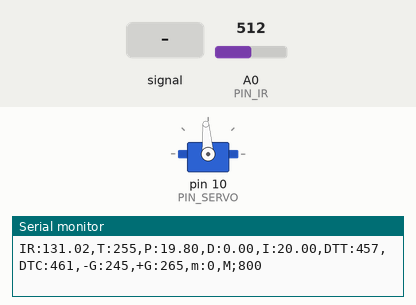
Simulated run of this sketch. Board: Arduino Uno, built with avr-gcc and run on an emulated ATmega328P. On the bench: servo, the last lines printed to the serial monitor. The test bench sets the inputs (shaded band); at power-on: A0 (PIN_IR) = 512.

Above: at 1.2 s.
1.3 s: A0 (PIN_IR) fed a 200 Hz sine of ±81 counts around its level
4.3 s: A0 (PIN_IR) set to 420
7.3 s: A0 (PIN_IR) set to 511
At 8.2 s:
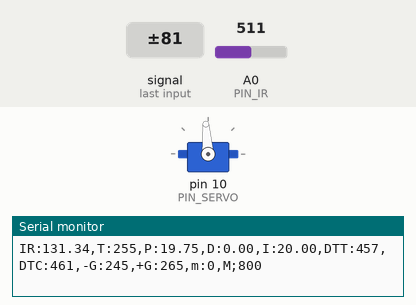
10.3 s: A0 (PIN_IR) set to 313
At 11.8 s:
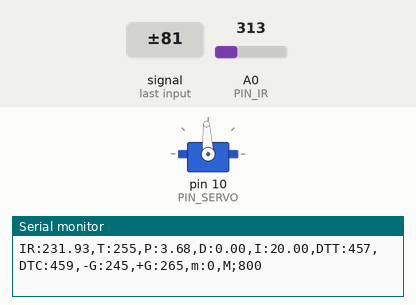
Timing chart, 0 to 13.3 s (numbered marks = the images above; inputs shaded):
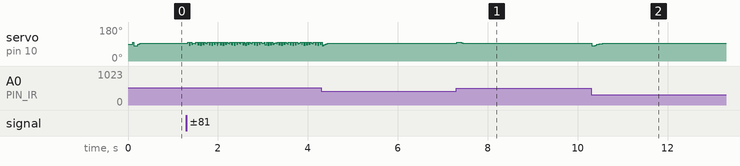

Measured:
- after the input at 7.3 s, servo on pin 10 (PIN_SERVO): 94° → 100° at once, → 94° 0.07 s later
- after the input at 10.3 s, servo on pin 10 (PIN_SERVO): 94° → 80° at once, → 92° 0.09 s later, → 93° 0.17 s later

The sketch:

pid.ino
```cpp
#include <Servo.h>

// Arduino pin assignment
#define PIN_SERVO 10
#define PIN_IR A0

// Framework setting
#define _DIST_TARGET 255 //목표 거리
#define _DIST_MIN 100 //최소 거리
#define _DIST_MAX 430//최대 거리

// Servo range
#define _DUTY_MEU 1476 //90도
#define _DUTY_MIN 1575 //최소 높이, 서보값에 100도를 입력했을 때 실제 프레임워크 가동 시 80도로 나옴
#define _DUTY_MAX 1368 //최대 높이, 서보값에 80도를 입력했을 때 실제 프레임워크 가동 시 100도로 나옴

// period setting
#define INTERVAL 100 // sampling interval (unit: ms)

//filter setting
#define _DIST_ALPHA 0.3 //EMA필터
#define KP 0.25 //P제어 비례이득_1
#define KP2 0.08 //P제어 비례이득_2
#define KD 28; // D제어 비례이득
#define KI 1; // I제어 비례이득

int _dist_target = _DIST_TARGET;
int _dist_min = _DIST_MIN;
int _dist_max = _DIST_MAX;

int _duty_meu = _DUTY_MEU;
int _duty_min = _DUTY_MIN;
int _duty_max = _DUTY_MAX;

unsigned long last_sampling_time; // unit: ms

int count = 0; //cali필터 측정을 위한 변수
float sum = 0; //cali필터 측정을 위한 변수

int sample = 25; //측정값 샘플링 갯수

float dist_ema; //ema필터를 위한 변수
float alpha = _DIST_ALPHA; //ema 필터를 위한 변수

float kP = KP; //P제어 비례이득 1
float kP2 = KP2; //P제어 비례이득 2
float pterm; //P제어값

float kD = KD; //D제어 비례이득
float dterm;//D제어값
float error_prev = 0;

float kI = KI; //I제어 비례이득
float iterm; //I제어값
float _iterm_max = (_duty_min - _duty_max)/10; //적분항 최소-최댓값

Servo myservo;


void setup() {
// initialize GPIO pins
  myservo.attach(PIN_SERVO);
  myservo.writeMicroseconds(_duty_meu);

// initialize serial port
  Serial.begin(57600);
  last_sampling_time = 0;
}

float ir_distance(void){ // return value unit: mm
  float val;
  float volt = float(analogRead(PIN_IR));
  val = ((6762.0/(volt-9.0))-4.0) * 10.0;
  return val;
}

float califiltersample(float dist){ //실제 측정을 통해 샘플값을 얻기 위한 함수, 측정을 위한 것이므로 측정 완료 시 사용하지 않음. 이후 califilter의 sample값으로 활용
  sum += dist;
  count += 1;
  if (count == 300) {
    Serial.print("sum:");
    Serial.print(sum / 300.0);
    sum = 0;
    count = 0;
  }

}

float califilter(float dist){ //cali필터 보정, 실제 측정을 통해 얻은 샘플값을 이용해 값 보정
  int samples[] = {69, 110, 162, 194, 224, 263, 306, 323};
  for (int i = 0; i < 7; i++){
    if (samples[i] <= dist && dist < samples[i+1]){
      float dist_cali = 10*(10+5*i + 5.0 / (samples[i+1] - samples[i]) * (dist - samples[i]));
      return dist_cali;
    }
  }
  if (dist < 69){
    float dist_cali = _dist_min;
    return dist_cali;
    }
  if (dist > 323){
    float dist_cali = _dist_max;
    return dist_cali;
    }
}

float orderfilter(){ //순서필터, 샘플들의 중간값의 평균을 얻어옴
  float sampleArray[sample]; //샘플 저장 array
  for (int i = 0; i < sample; i++){
    float raw_dist = ir_distance(); //센서에서 값을 받아옴
    float dist_cali = califilter(raw_dist); //cali필터 보정
    sampleArray[i] = dist_cali; // samplearray 저장
  }
  for (int i = 0; i < sample-1; i++){ //버블정렬
    for (int j = 0; j < sample-1; j++){
      if (sampleArray[j] > sampleArray[j+1]){
        float tem = sampleArray[j+1];
        sampleArray[j+1] = sampleArray[j];
        sampleArray[j] = tem;
      }
    }
  }
  float samplesum = 0;
  for (int i = int(sample/2)-1; i < int(sample/2)+2; i++){ //중간에 가까운 값들 더함
    samplesum += sampleArray[i];
  }
  return samplesum/3; //중간에 가까운 값들의 합의 평균을 리턴
}

float emafilter(float dist){ //ema필터 보정
  dist_ema = ((alpha*dist)+((1-alpha)*dist_ema));
  return dist_ema;
}

float p_move(float dist){//p제어
  float currenterror = _dist_target - dist;
  if (currenterror >= 0){//25.5cm이하
    pterm = kP*(((_duty_min - _duty_meu) / 1.0) * (currenterror / 155.0));
    return pterm;
  }
  else {//25.5cm 초과
    pterm = -1*(kP2*((_duty_meu - _duty_max / 1.0 ) * (abs(currenterror) / 155.0)));
    return pterm;
    }
}

float d_move(float dist){//d제어
  float error_curr = _dist_target - dist;
  dterm = kD * (error_curr - error_prev);
  error_prev = error_curr;
  return dterm;
}

float i_move(float dist){//i제어
  iterm += kI*(_dist_target - dist);
  if(iterm > _iterm_max){
    iterm = _iterm_max;
  }
  if(iterm < -1*_iterm_max){
    iterm = -1*_iterm_max;
  }
  return iterm;
}


void loop() {
  if (millis() < last_sampling_time + INTERVAL) return;

  float dist_cali = orderfilter(); // 값 측정 sample회, cali필터 보정, 중간값 보정
  float dist_emafix = emafilter(dist_cali); //ema필터 보정

  float duty_curr = _duty_meu + p_move(dist_emafix) + d_move(dist_emafix) + i_move(dist_emafix); //PID제어
  if (duty_curr > _duty_min){
    duty_curr = _duty_min;
  }
  if (duty_curr < _duty_max){
    duty_curr = _duty_max;
  }
  myservo.writeMicroseconds(duty_curr);

  Serial.print("IR:");
  Serial.print(dist_emafix);
  Serial.print(",T:");
  Serial.print(_dist_target);
  Serial.print(",P:");
  Serial.print(pterm);
  //Serial.print(double(map((pterm),-1000,1000,510,610)));
  Serial.print(",D:");
  Serial.print(dterm);
  //Serial.print(double(map((dterm),-1000,1000,510,610)));
  Serial.print(",I:");
  Serial.print(iterm);
  //Serial.print(double(map((iterm),-1000,1000,510,610)));
  Serial.print(",DTT:");
  Serial.print(map(_duty_meu,1000,2000,410,510));
  Serial.print(",DTC:");
  Serial.print(map(duty_curr,1000,2000,410,510));
  Serial.println(",-G:245,+G:265,m:0,M;800");
}
```
